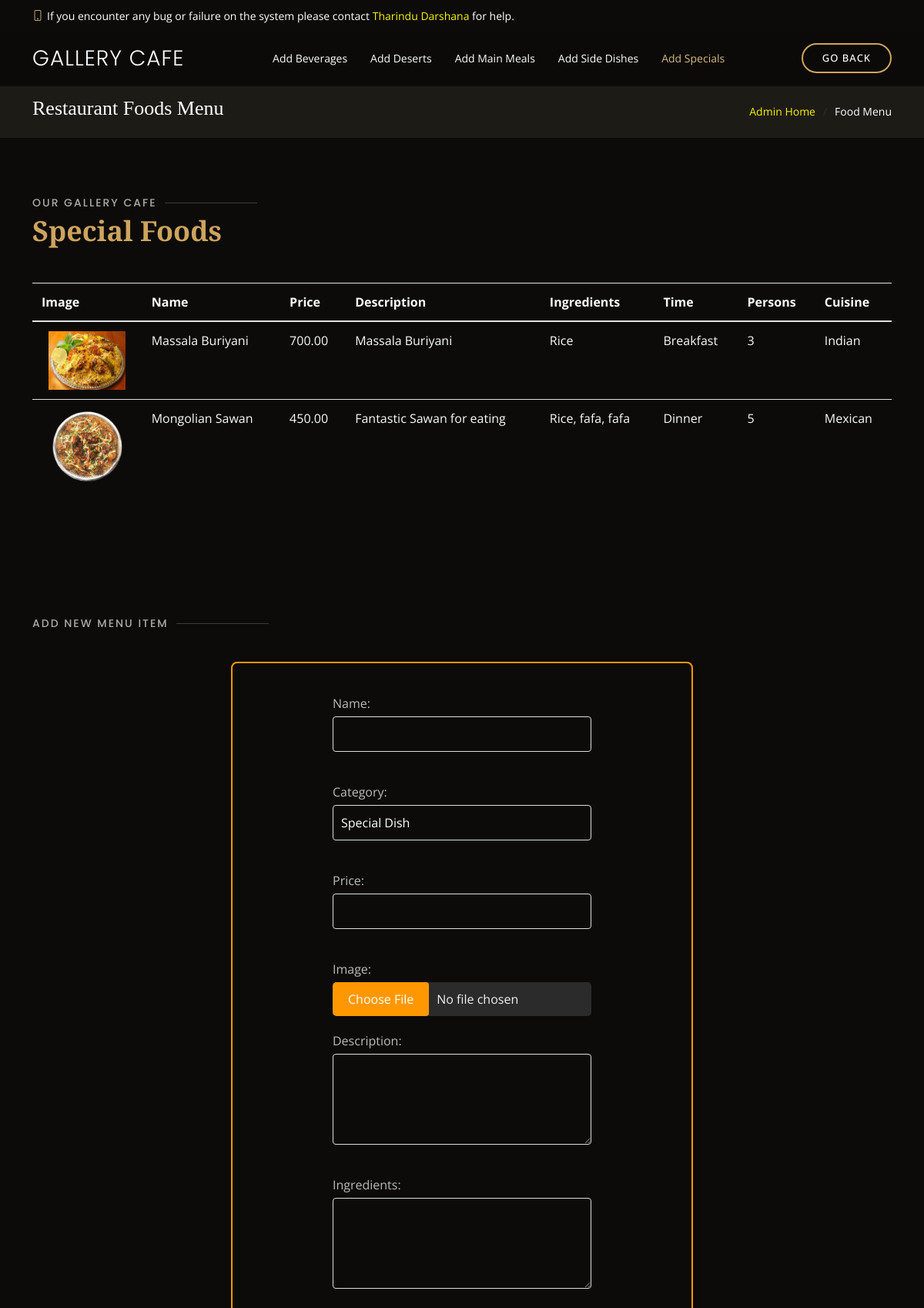
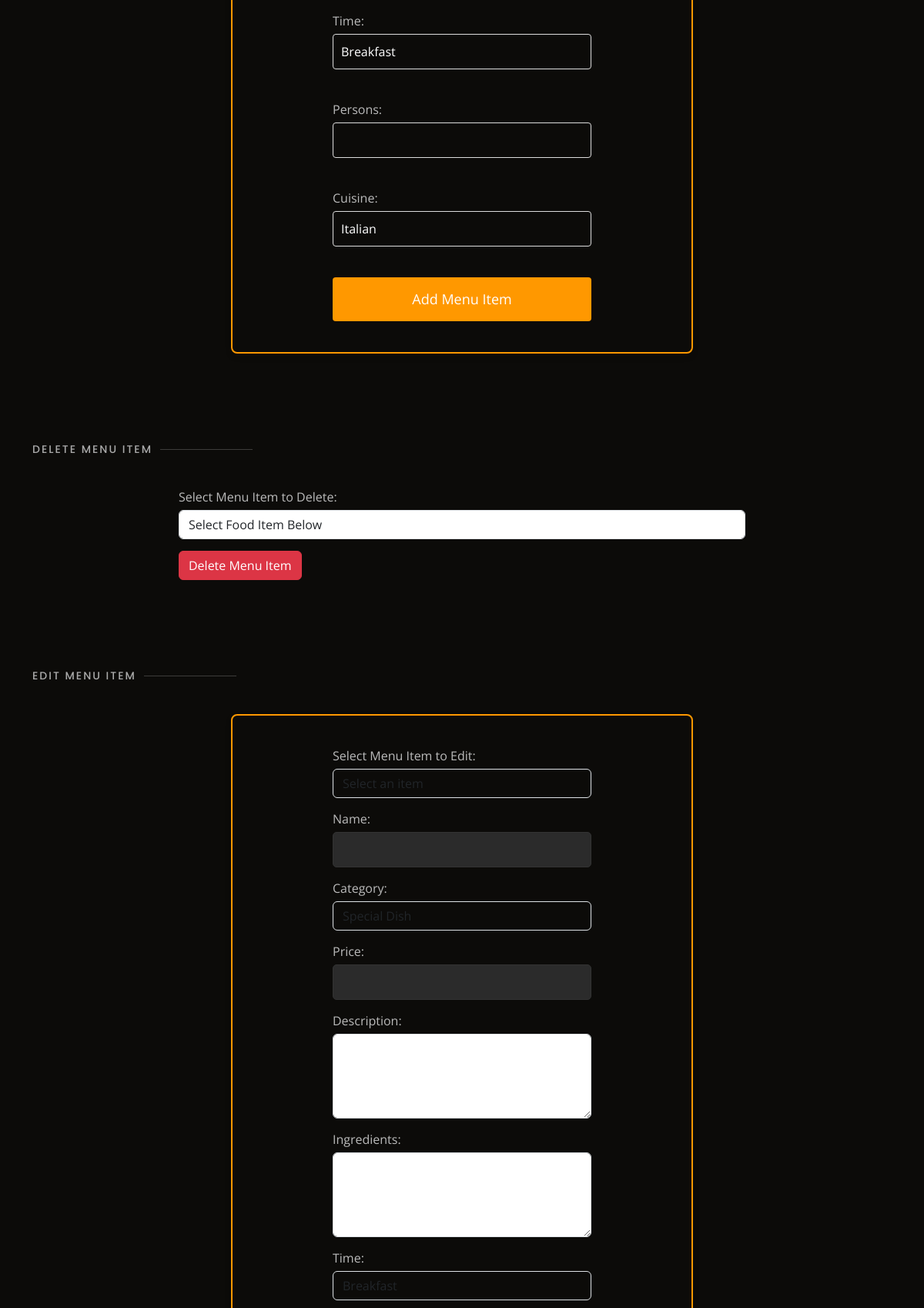
/control-dashboards/admin/dashboard/special.php (upper part), run on the app's committed database (2 pictures, top to bottom).
### tables this page shows
CREATE TABLE `specialmeals` (
  `id` int(11) NOT NULL,
  `name` varchar(255) NOT NULL,
  `category` enum('Special-Dish','Special-Beverage') NOT NULL,
  `price` decimal(5,2) NOT NULL,
  `image_url` varchar(255) DEFAULT NULL,
  `description` text DEFAULT NULL,
  `ingredients` text DEFAULT NULL,
  `time` enum('Breakfast','Lunch','Tea Time','Dinner') NOT NULL,
  `persons` int(11) NOT NULL,
  `cuisines` text DEFAULT NULL
);

### control-dashboards/admin/dashboard/special.php (the view, shortened to what this page needs)
<?php
include '../../../assets/database/db-connection.php';
$query = "SELECT * FROM specialmeals";
$stmt = $conn->prepare($query);
$stmt->execute();
$menuItems = $stmt->get_result()->fetch_all(MYSQLI_ASSOC);
?>
<!DOCTYPE html>
<html lang="en">
<head>
    <link href="https://cdnjs.cloudflare.com/ajax/libs/animate.css/4.0.0/animate.compat.css" rel="stylesheet" />
    <link href="https://unpkg.com/aos@2.3.1/dist/aos.css" rel="stylesheet" />
    <link href="https://cdn.jsdelivr.net/npm/bootstrap@5.3.3/dist/css/bootstrap.min.css" rel="stylesheet" />
    <link href="https://cdn.jsdelivr.net/npm/bootstrap-icons@1.11.3/font/bootstrap-icons.min.css" rel="stylesheet" />
    <link href="https://unpkg.com/boxicons@2.1.4/css/boxicons.min.css" rel="stylesheet" />
    <link href="https://cdn.jsdelivr.net/npm/glightbox/dist/css/glightbox.min.css" rel="stylesheet" />
    <link href="https://cdn.jsdelivr.net/npm/swiper@11/swiper-bundle.min.css" rel="stylesheet" />
    <link href="../../../assets/css/style.css" rel="stylesheet" />
</head>
<body>
    <div id="topbar" class="d-flex align-items-center fixed-top">
        <div class="container d-flex justify-content-center justify-content-md-between">
            <div class="contact-info d-flex align-items-center">
                <i class="bi bi-phone d-flex align-items-center"><span>If you encounter any bug or failure on the system please contact <a href="">Tharindu Darshana</a> for help.</span></i>
            </div>
        </div>
    </div>
    <header id="header" class="fixed-top d-flex align-items-cente">
        <div class="container-fluid container-xl d-flex align-items-center justify-content-lg-between">
            <h1 class="logo me-auto me-lg-0">
                <a href="admin.php">Gallery Cafe</a>
            </h1>
            <nav id="navbar" class="navbar order-last order-lg-0">
                <ul>
                    <li><a class="nav-link" href="beverages.php">Add Beverages</a></li>
                    <li><a class="nav-link" href="desserts.php">Add Deserts</a></li>
                    <li><a class="nav-link" href="food-menu.php">Add Main Meals</a></li>
                    <li><a class="nav-link" href="side-dishes.php">Add Side Dishes</a></li>
                    <li><a class="nav-link active" href="special.php">Add Specials</a></li>
                </ul>
            </nav>
            <a class="book-a-table-btn scrollto d-none d-lg-flex" href="admin.php">Go Back</a>
        </div>
    </header>
    <section class="breadcrumbs">
        <div class="container">
            <div class="d-flex justify-content-between align-items-center">
                <h2>Restaurant Foods Menu</h2>
                <ol>
                    <li><a href="index.php">Admin Home</a></li>
                    <li>Food Menu</li>
                </ol>
            </div>
        </div>
    </section>
    <section id="mainmenu" class="mainmenu">
        <div class="container" data-aos="fade-up">
            <div class="section-title">
                <h2>Our Gallery Cafe</h2>
                <p>Special Foods</p>
            </div>
            <div class="table-responsive">
                <table class="admin-fetchtable">
                    <thead>
                        <tr>
                            <th>Image</th>
                            <th>Name</th>
                            <th>Price</th>
                            <th>Description</th>
                            <th>Ingredients</th>
                            <th>Time</th>
                            <th>Persons</th>
                            <th>Cuisine</th>
                        </tr>
                    </thead>
                    <tbody>
                        <?php foreach ($menuItems as $item): ?>
                            <tr>
                                <td><img src="../../../assets/img/menu/<?php echo $item['image_url']; ?>" class="img-fluid" alt="<?php echo $item['name']; ?>"></td>
                                <td><?php echo $item['name']; ?></td>
                                <td><?php echo $item['price']; ?></td>
                                <td><?php echo $item['description']; ?></td>
                                <td><?php echo $item['ingredients']; ?></td>
                                <td><?php echo $item['time']; ?></td>
                                <td><?php echo $item['persons']; ?></td>
                                <td><?php echo $item['cuisines']; ?></td>
                            </tr>
                        <?php endforeach;?>
                    </tbody>
                </table>
            </div>
        </div>
    </section>
    <section id="addmenuitem" class="addmenuitem">
        <div class="container">
            <div class="section-title">
                <h2>Add New Menu Item</h2>
            </div>
            <div class="container-addmenu" data-aos="fade-up">
                <div class="row justify-content-center">
                    <div class="col-lg-8">
                        <form class="add-menu-form" action="../../../assets/database/dashboards/admin/menu_features/specials/add_menu_item.php" method="POST" enctype="multipart/form-data">
                            <div class="form-group">
                                <label for="name">Name:</label>
                                <input type="text" class="form-control" id="name" name="name" required>
                            </div>
                            <div class="form-group">
                                <label for="category">Category:</label>
                                <select class="form-control" id="category" name="category">
                                    <option value="Special-Dish">Special Dish</option>
                                </select>
                            </div>
                            <div class="form-group">
                                <label for="price">Price:</label>
                                <input type="text" class="form-control" id="price" name="price" required>
                            </div>
                            <div class="form-group">
                                <label for="image">Image:</label>
                                <input type="file" class="form-control-file" id="image" name="image" accept="image/*" required>
                            </div>
                            <div class="form-group">
                                <label for="description">Description:</label>
                                <textarea class="form-control" id="description" name="description" rows="4" required></textarea>
                            </div>
                            <div class="form-group">
                                <label for="ingredients">Ingredients:</label>
                                <textarea class="form-control" id="ingredients" name="ingredients" rows="4" required></textarea>
                            </div>
                            <div class="form-group">
                                <label for="time">Time:</label>
                                <select class="form-control" id="time" name="time">
                                    <option value="Breakfast">Breakfast</option>
                                </select>
                            </div>
                            <div class="form-group">
                                <label for="persons">Persons:</label>
                                <input type="number" class="form-control" id="persons" name="persons" required>
                            </div>
                            <div class="form-group">
                                <label for="cuisines">Cuisine:</label>
                                <select class="form-control" id="cuisines" name="cuisines">
                                    <option value="Italian">Italian</option>
                                </select>
                            </div>
                            <button type="submit" class="btn btn-primary btn-add-menu">Add Menu Item</button>
                        </form>
                    </div>
                </div>
            </div>
        </div>
    </section>
    <section id="deletemenuitem" class="deletemenuitem">
        <div class="container">
            <div class="section-title">
                <h2>Delete Menu Item</h2>
            </div>
            <div class="container-deletemenu" data-aos="fade-up">
                <div class="row justify-content-center">
                    <div class="col-lg-8">
                        <form class="delete-menu-form" action="../../../assets/database/dashboards/admin/menu_features/specials/delete_menu_item.php" method="POST">
                            <div class="form-group">
                                <label for="menu_item_id">Select Menu Item to Delete:</label>
                                <select class="form-control" id="menu_item_id" name="menu_item_id" required>
                                    <option value="" disabled selected> Select Food Item Below </option>
                                </select>
                            </div>
                            <button type="submit" class="btn btn-danger btn-delete-menu">Delete Menu Item</button>
                        </form>
                    </div>
                </div>
            </div>
        </div>
    </section>
    <section id="editmenuitem" class="editmenuitem">
        <div class="container">
            <div class="section-title">
                <h2>Edit Menu Item</h2>
            </div>
            <div class="container-editmenu" data-aos="fade-up">
                <div class="row justify-content-center">
                    <div class="col-lg-8">
                        <form class="edit-menu-form" action="../../../assets/database/dashboards/admin/menu_features/specials/edit_menu_item.php" method="POST" enctype="multipart/form-data">
                            <div class="form-group">
                                <label for="menu_item_id">Select Menu Item to Edit:</label>
                                <select class="form-control" id="menu_item_id" name="menu_item_id" onchange="populateForm(this.value)" required>
                                    <option value="" disabled selected>Select an item</option>
                                </select>
                            </div>
                            <div class="form-group">
                                <label for="edit_name">Name:</label>
                                <input type="text" class="form-control" id="edit_name" name="edit_name" required>
                            </div>
                            <div class="form-group">
                                <label for="edit_category">Category:</label>
                                <select class="form-control" id="edit_category" name="edit_category">
                                    <option value="Special-Dish">Special Dish</option>
                                </select>
                            </div>
                            <div class="form-group">
                                <label for="edit_price">Price:</label>
                                <input type="text" class="form-control" id="edit_price" name="edit_price" required>
                            </div>
                            <div class="form-group">
                                <label for="edit_description">Description:</label>
                                <textarea class="form-control" id="edit_description" name="edit_description" rows="4" required></textarea>
                            </div>
                            <div class="form-group">
                                <label for="edit_ingredients">Ingredients:</label>
                                <textarea class="form-control" id="edit_ingredients" name="edit_ingredients" rows="4" required></textarea>
                            </div>
                            <div class="form-group">
                                <label for="edit_time">Time:</label>
                                <select class="form-control" id="edit_time" name="edit_time">
                                    <option value="Breakfast">Breakfast</option>
                                </select>
                            </div>
                        </form>
                    </div>
                </div>
            </div>
        </div>
    </section>
</body>
</html>

### data on the page
specialmeals: image_url (picture), name "Massala Buriyani", price "700.00", description "Massala Buriyani", ingredients "Rice", time "Breakfast", persons "3", cuisines "Indian"
specialmeals: image_url (picture), name "Mongolian Sawan", price "450.00", description "Fantastic Sawan for eating", ingredients "Rice, fafa, fafa", time "Dinner", persons "5", cuisines "Mexican"
